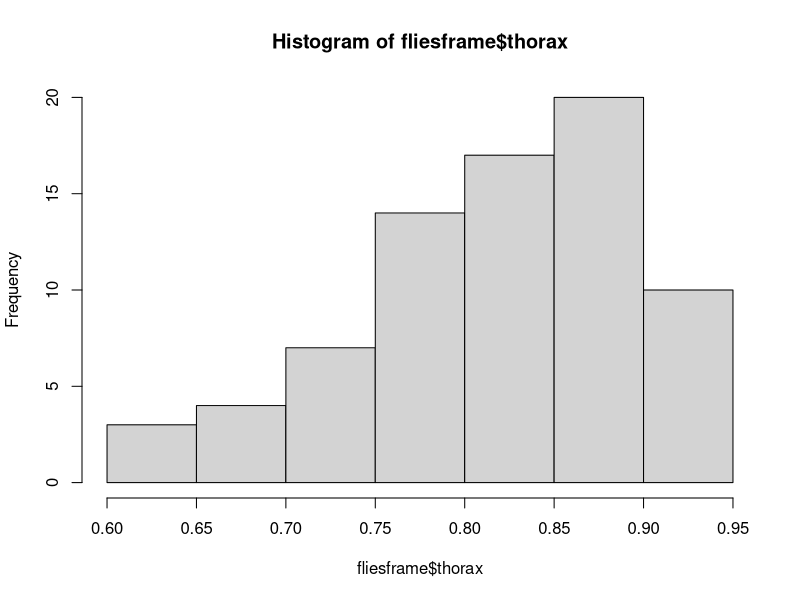
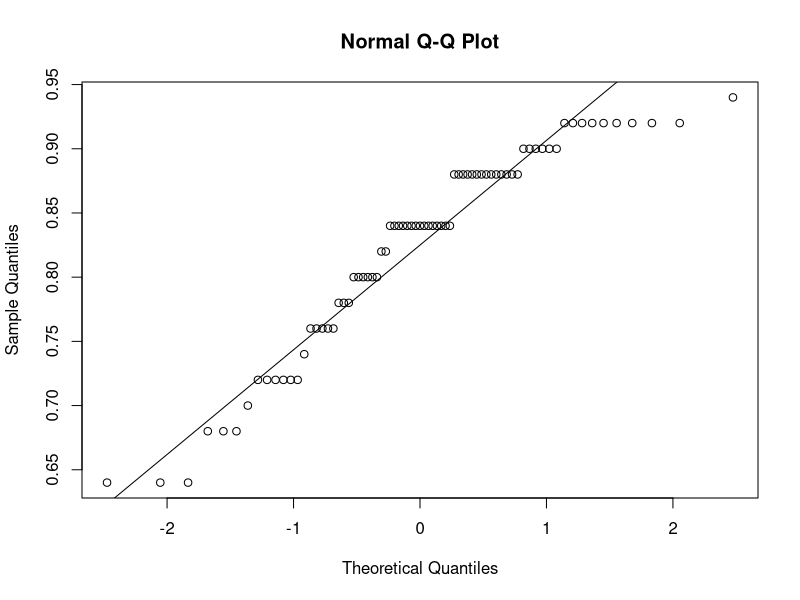
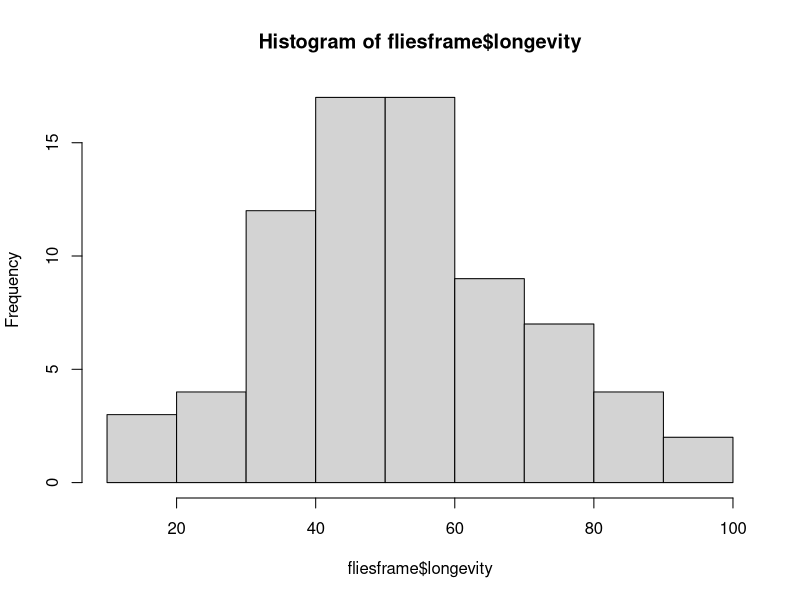
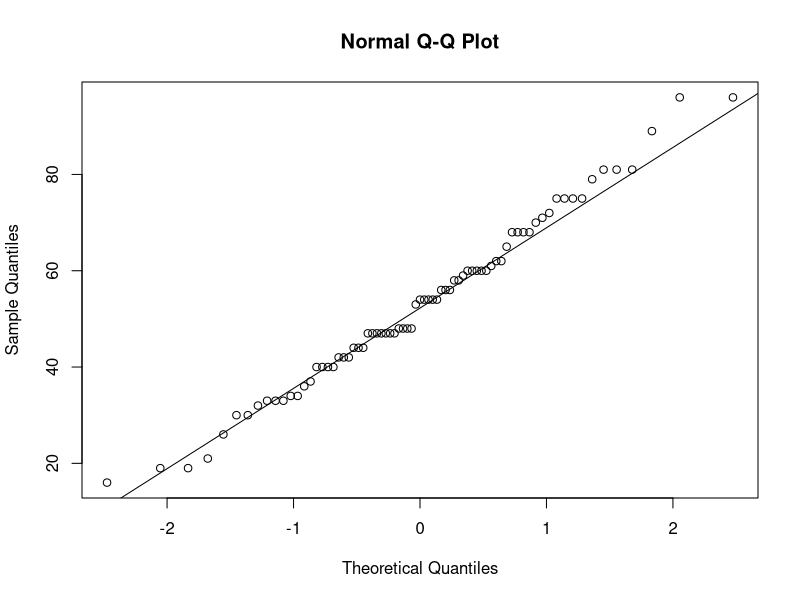
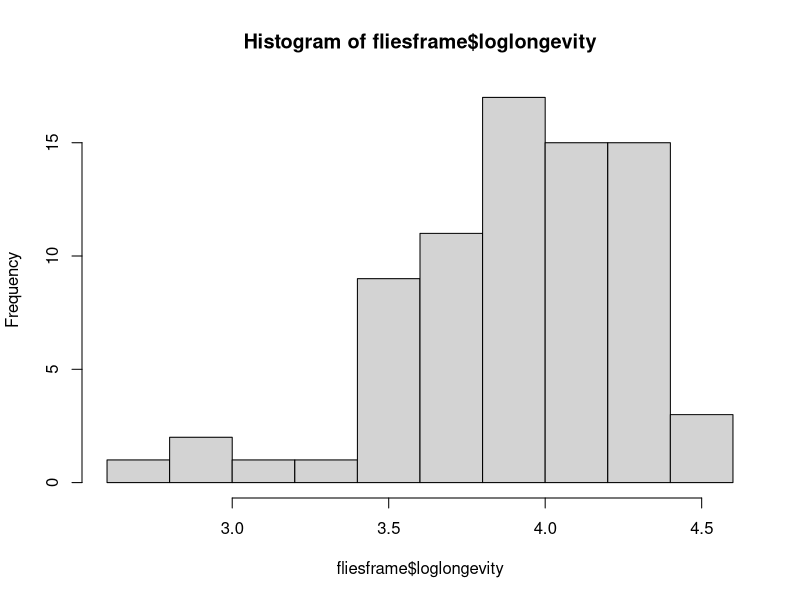
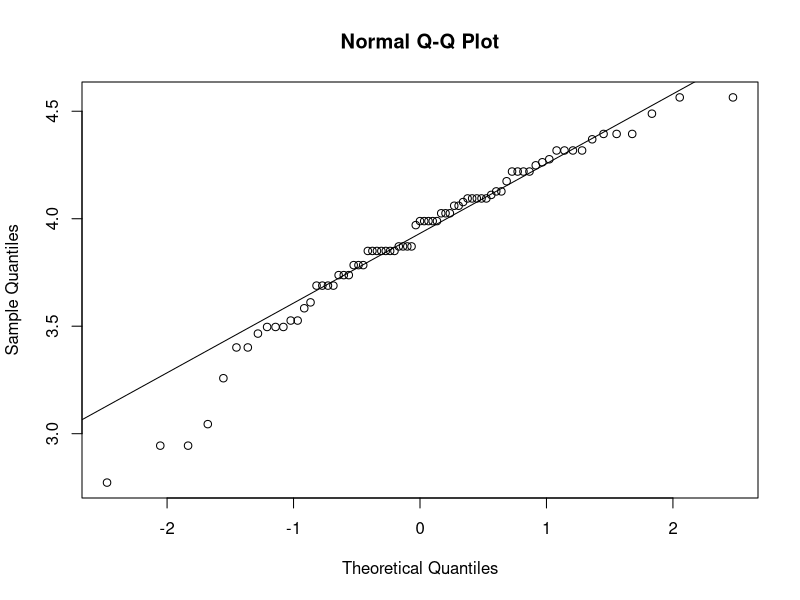

Recreate these plots in R, in order.
#Exercise 1
flies = read.table("fruitflies.txt",header=TRUE);

#T1

fliesframe = data.frame(thorax=flies$thorax,longevity=flies$longevity,activity=flies$activity,loglongevity=log(flies$longevity))
fliesframe

#T2
hist(fliesframe$thorax)
qqnorm(fliesframe$thorax)
qqline(fliesframe$thorax)
shapiro.test(fliesframe$thorax)
#Not normal

hist(fliesframe$longevity)
qqnorm(fliesframe$longevity)
qqline(fliesframe$longevity)
shapiro.test(fliesframe$longevity)
#Doubtful normality. Probably not normal but shapiro says could be normal

hist(fliesframe$loglongevity)
qqnorm(fliesframe$loglongevity)
qqline(fliesframe$loglongevity)
shapiro.test(fliesframe$loglongevity)
#Not normal


#T3
#Performing a 1-way anova Lecture 4 (24)
#I don't know if randomization has to be done first
fliesanova = lm(longevity~activity,data=fliesframe)
anova(fliesanova)

#We get a p-value < 0.05 therefore H0(mu0==mu1==mu2) is reject. We can say that the sexual activity affects longevity


#T4
summary(fliesanova)

#According to the estimates longevity increases with sexual activity. 
# High activity 38.72
# Low activity 38.72 - 24.84 = 3.94
# Isolated 38.72 - 18 = 20.72

#T5
fliesframe$activity = as.factor(fliesframe$activity)
fliesframe$thorax = as.factor(fliesframe$thorax)

fliesanova2 = lm(longevity~activity+thorax,data = fliesframe) #Should I use * or +
anova(fliesanova2)

#According to the p-value < 0.05 activity it has a maiun effect on longevity

#The same using *
fliesanova2 = lm(longevity~activity*thorax,data = fliesframe) #Should I use * or +
anova(fliesanova2)

#According to the p-value < 0.05 activity it has a maiun effect on longevity

#T6
contrasts(fliesframe$thorax)=contr.sum
contrasts(fliesframe$activity)=contr.sum
summary(fliesanova2)

#According to the estimates, too much sexual activity (high) doesn't increase longevity as much as low sexual activity. Isolated flies die faster.
#Estimates:
#Activity1(isolated) = -14.05
#Activity2(low) =  14.11
#Activity3(high)= -(-14.05+14.11) = -0.6
#! Not sure that activity1 correspond to isolated, activity2 to low and activity3 to high

fliesframe$thorax = as.numeric(fliesframe$thorax)
average_thorax = mean(fliesframe$thorax) #Obatining mean for the thorax
average_thorax #8.87
fliesframe$thorax = as.factor(fliesframe$thorax)


#Estimates:
#Activity1(isolated):thorax8 = -0.28
#Activity2(low):thorax8 = -9.44
#Activity3(high):thorax8 = -(-0.28-9.44) = 9.72
#! Not sure that activity1 correspond to isolated, activity2 to low and activity3 to high
#! Also not sure thorax8 means that those are the flies with thorax length 8 (which is the average)

#T7



#T8



#T9



#T10

